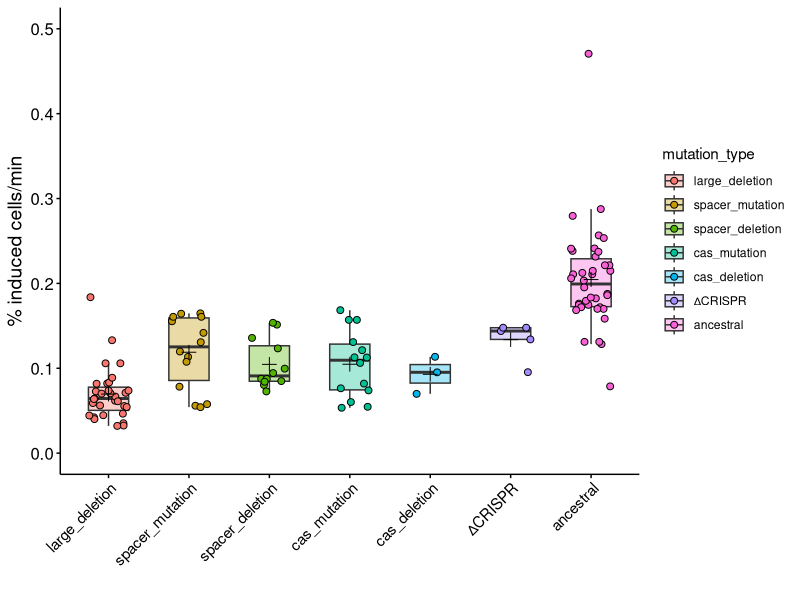

This chart was generated by the following R code:
# Presets ####
library(ggplot2)
library(dplyr)

mytheme <-   theme(panel.grid.minor=element_blank(), #gets rid of grey and lines in the middle
                   panel.grid.major=element_blank(), #gets rid of grey and lines in the middle
                   panel.background=element_rect(fill="white"),#gets rid of grey and lines in the middle
                   panel.border=element_blank(), #gets rid of square going around the entire graph
                   axis.line = element_line(colour = 'black', linewidth = 0.5),#sets the axis line size
                   axis.ticks=element_line(colour = 'black', linewidth = 0.5), #sets the tick lines
                   axis.title.x = element_text( size=14, color="black"), #size of x-axis title
                   axis.title.y = element_text( size=14, color="black"), #size of y-axis title
                   axis.text.x = element_text( size=11, color="black"), #size of x-axis text
                   axis.text.y = element_text( size=12, color="black"),#size of y-axis text
                   legend.key = element_rect(fill="transparent"),
                   legend.background = element_blank())

# Data ####
d <- read.csv("spi_data_S9.csv")
d$mutation_type <- factor(d$mutation_type, levels = c("large_deletion", "spacer_mutation", "spacer_deletion",
                                                      "cas_mutation", "cas_deletion", "∆CRISPR", "ancestral"))

# Graph ####

d %>% 
  ggplot(aes(x=mutation_type,y=spi*100))+
  geom_boxplot(aes(group=mutation_type, fill=mutation_type),outlier.colour = "white",width = 0.5,alpha=0.35)+
  geom_point(aes(fill=mutation_type),size=2,shape=21,position=position_jitter(width=0.25, height=0))+
  stat_summary(fun="mean",geom = "point", size=3,shape=3)+
  xlab("")+
  ylab("% induced cells/min")+
  scale_y_continuous(limits=c(0,0.5))+
  guides(fill = guide_legend(override.aes=list(shape=21)))+
  mytheme+theme(axis.text.x=element_text(angle=45,hjust=1))
